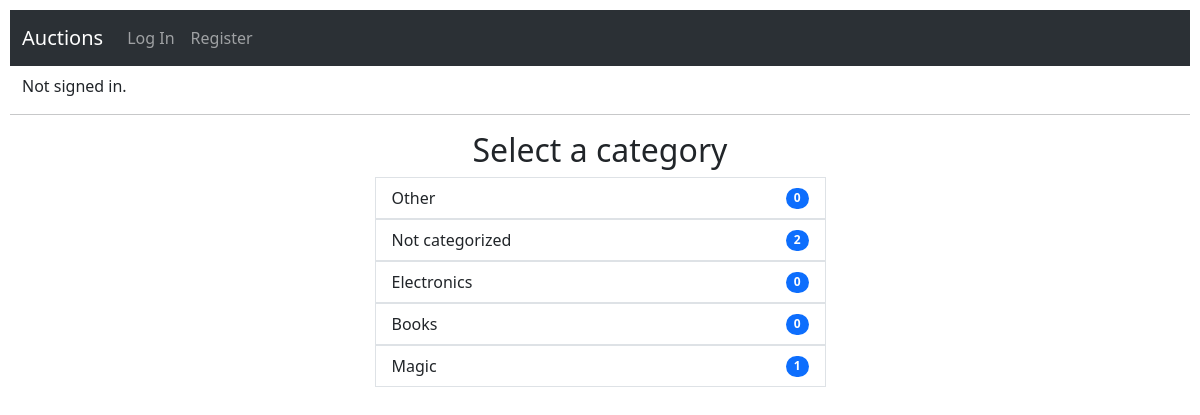
The page /categories on the database its author committed.
### auctions/models.py (models this page shows, shortened)
class Category(models.Model):
    id = models.AutoField(primary_key=True)
    name = models.CharField(max_length=50, unique=True)
    class Meta:
        ordering = ['name']

### auctions/views.py (the view)
# urls.py: path("categories", views.categories, name="categories"),
def categories(request):
    categories = Category.objects.annotate(
        auction_count=Count('sorted_auctions', filter=Q(sorted_auctions__active=True))
        )
    return render(request, 'auctions/categories.html', {
        "categories": categories,
    })

### auctions/templates/auctions/categories.html (shortened to what this page needs)
{% extends "auctions/layout.html" %}
{% block body %}
<div class="container text-center">
    <h2>Select a category</h2>
    <div class="row justify-content-evenly">
        <div class="col-md-7 col-lg-5">
            <ul class="list-group">
                {% for category in categories %}
                <a href="{% url 'auctions_categorized' category.name %}" class="text-decoration-none text-reset">
                    <li class="list-group-item list-group-item-action d-flex justify-content-between align-items-center">
                        {{ category.name }}
                        <span class="badge text-bg-primary rounded-pill">{{ category.auction_count }}</span>
                    </li>
                </a>
                {% endfor %}
            </ul>
        </div>
    </div>
</div>
{% endblock %}

### auctions/static/auctions/styles.css (style rules this page uses)
body { padding: 10px; }

### rows shown on the page
Category: name "Other", auction_count "0"
Category: name "Not categorized", auction_count "2"
Category: name "Electronics", auction_count "0"
Category: name "Books", auction_count "0"
Category: name "Magic", auction_count "1"
